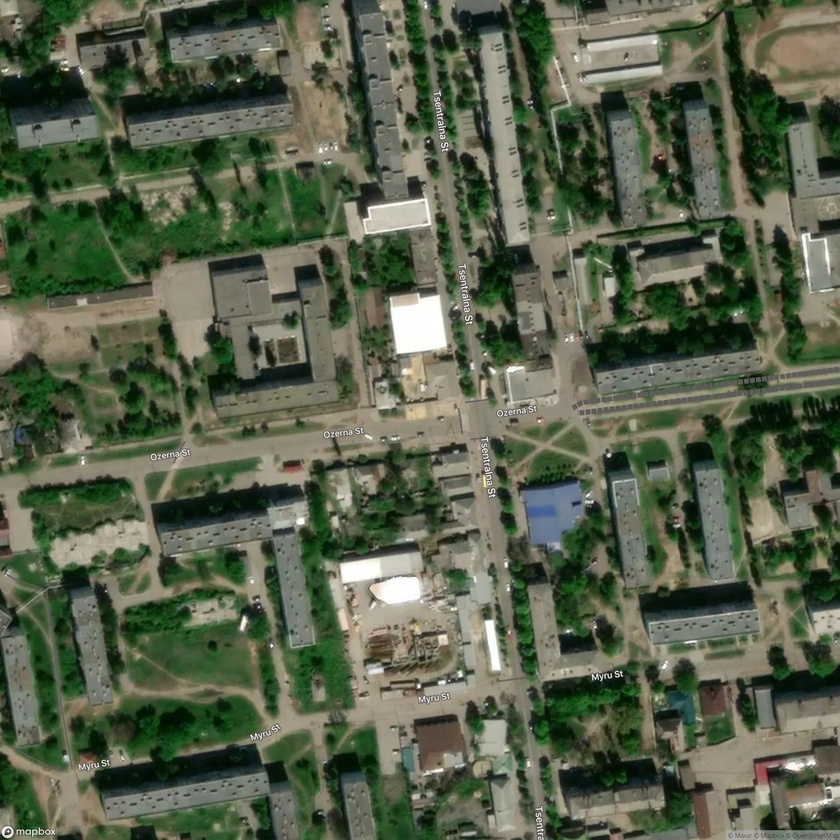
#> input picture MKR/earth.jpg, 840 x 840 px, shrunk from 2560 x 2560 before the run
$ python MKR.py
#> lines starting #> are read from the running program, lines starting #| are printed output that depends on the picture; after the words box and inside, x2 and y2 are one past the last pixel; in counts of white or black regions, pixels touching at a corner belong together
import cv2
import numpy as np

img = cv2.imread("earth.jpg")
#> img is the input picture: shape (840, 840, 3); mean B, G, R 75, 96.3, 87.5

hsv = cv2.cvtColor(img, cv2.COLOR_BGR2HSV)
#> hsv: shape (840, 840, 3); mean H, S, V 42.4, 81, 98.5
h, s, v = cv2.split(hsv)

sat_boost = 3
s = np.clip(s.astype(np.float32) * sat_boost, 0, 255).astype(np.uint8)

hsv_boosted = cv2.merge([h, s, v])
#> hsv_boosted: shape (840, 840, 3); mean H, S, V 42.4, 183, 98.5
img_saturated = cv2.cvtColor(hsv_boosted, cv2.COLOR_HSV2BGR)
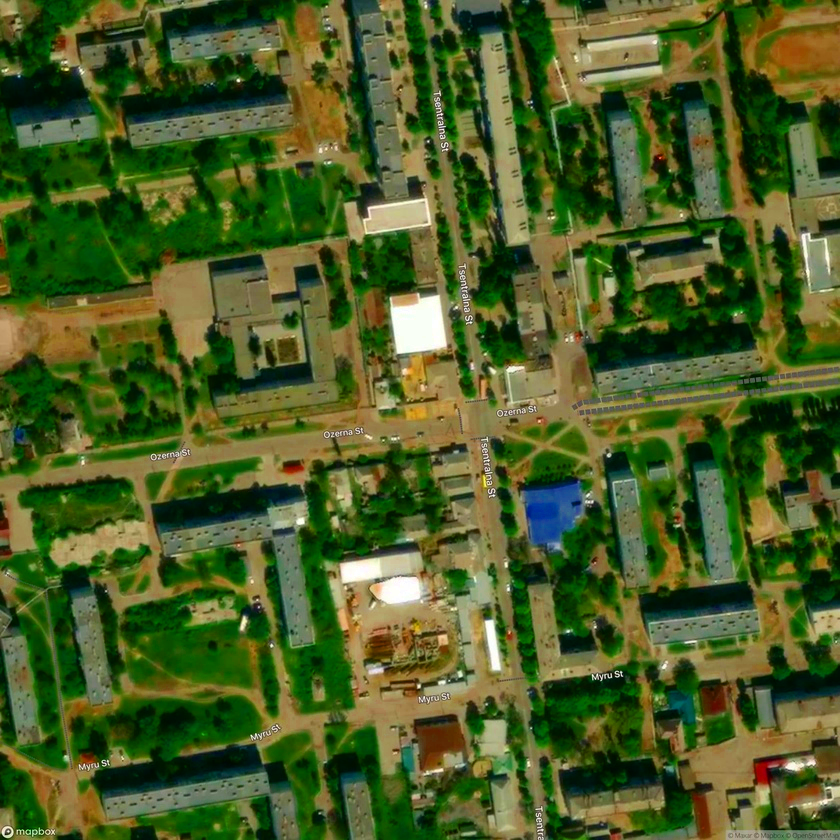
#> img_saturated: shape (840, 840, 3); mean B, G, R 38.3, 92.1, 74.7

img_blur = cv2.GaussianBlur(img_saturated, (7, 7), 2)

H0, S0, V0 = 120.0, 200.0, 200.0

ref_hsv = np.uint8([[[int(H0), int(S0), int(V0)]]])
ref_bgr = cv2.cvtColor(ref_hsv, cv2.COLOR_HSV2BGR)[0, 0]

ref_patch = np.full((100, 100, 3), ref_bgr, dtype=np.uint8)
cv2.imwrite("reference_color_patch.png", ref_patch)
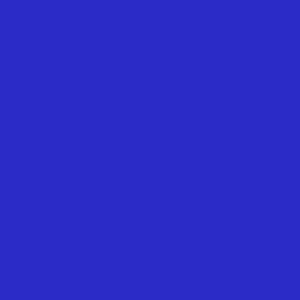
#> saved as reference_color_patch.png: shape (100, 100, 3) (shown 3 times larger); mean B, G, R 200, 43, 43

hsv2 = cv2.cvtColor(img_blur, cv2.COLOR_BGR2HSV).astype(np.float32)
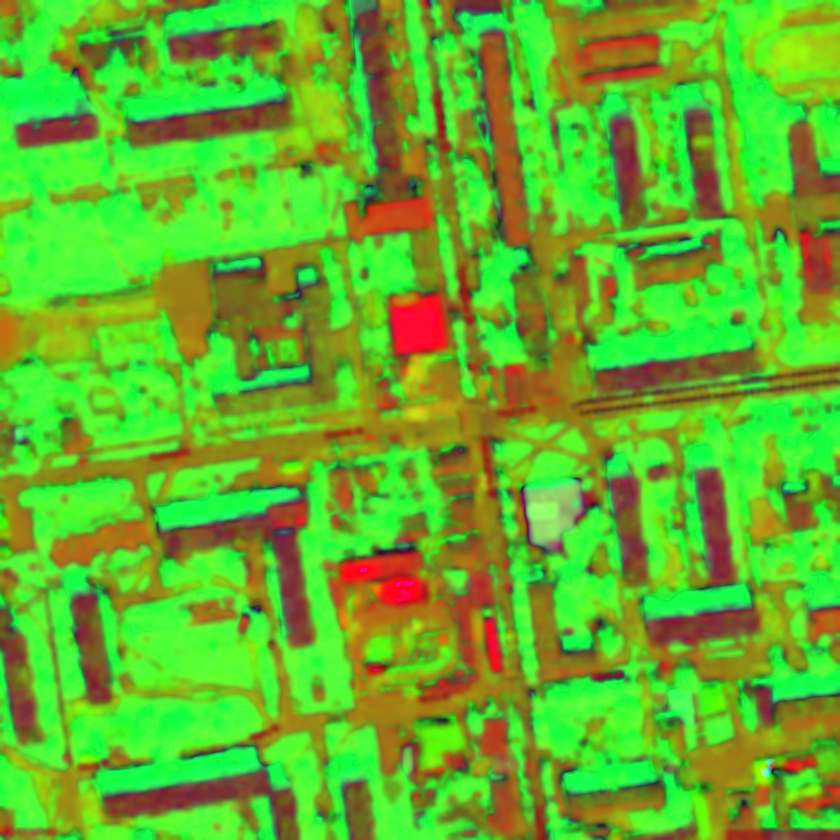
#> hsv2: shape (840, 840, 3) float32; mean B, G, R 42.3, 179.3, 98

H = hsv2[:, :, 0]
S = hsv2[:, :, 1]
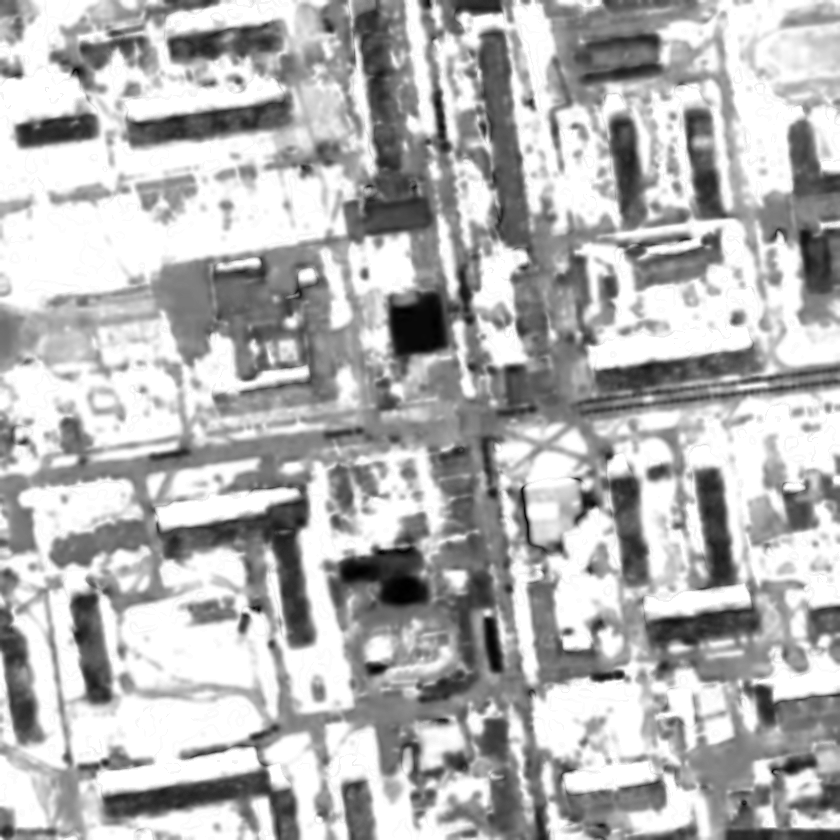
#> S: shape (840, 840) float32; min 0, max 255, mean 179.1
V = hsv2[:, :, 2]

dH = H - H0
dS = S - S0
dV = V - V0

dist_sq = dH**2 + dS**2 + dV**2
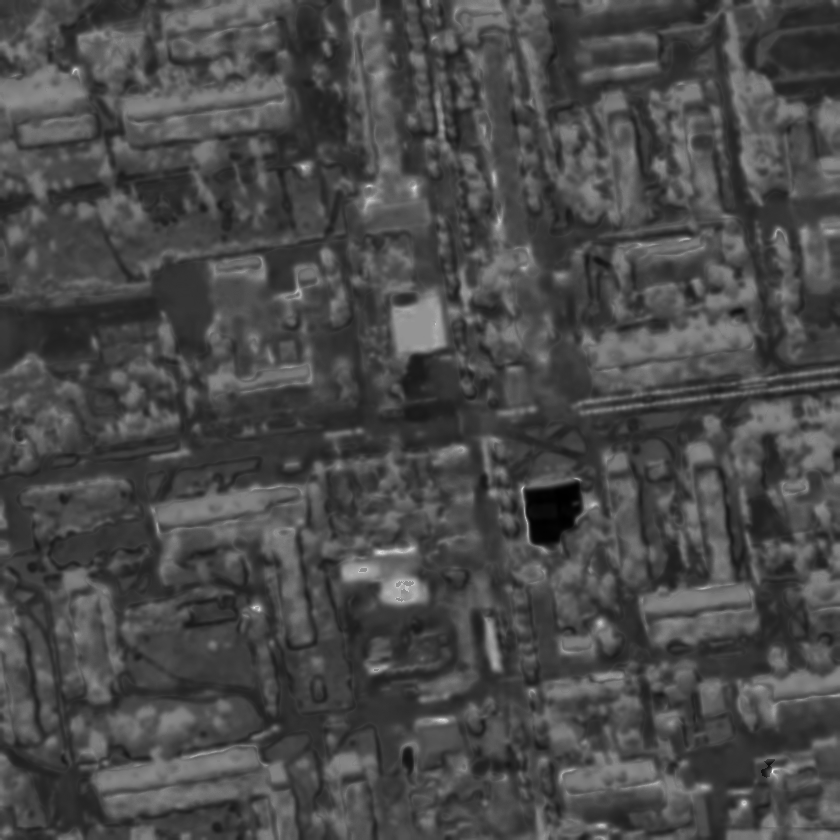
#> dist_sq: shape (840, 840) float32; min 2353, max 74510, mean 23392.7; drawn with min black and max white

threshold = 90.0
threshold_sq = threshold**2

blue_mask = (dist_sq < threshold_sq).astype(np.uint8) * 255
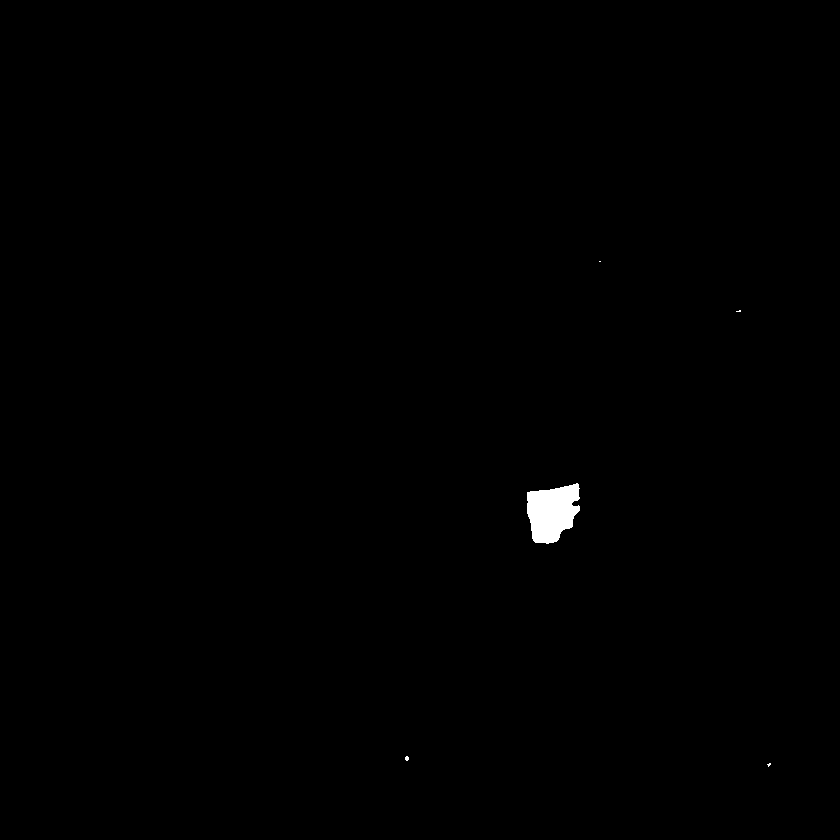
#> blue_mask: shape (840, 840); 0.34% white; 5 white regions (4 under 20 px), largest, box (x1, y1, x2, y2) and area: (527, 483, 580, 544) 2350

gray = cv2.cvtColor(img_saturated, cv2.COLOR_BGR2GRAY)
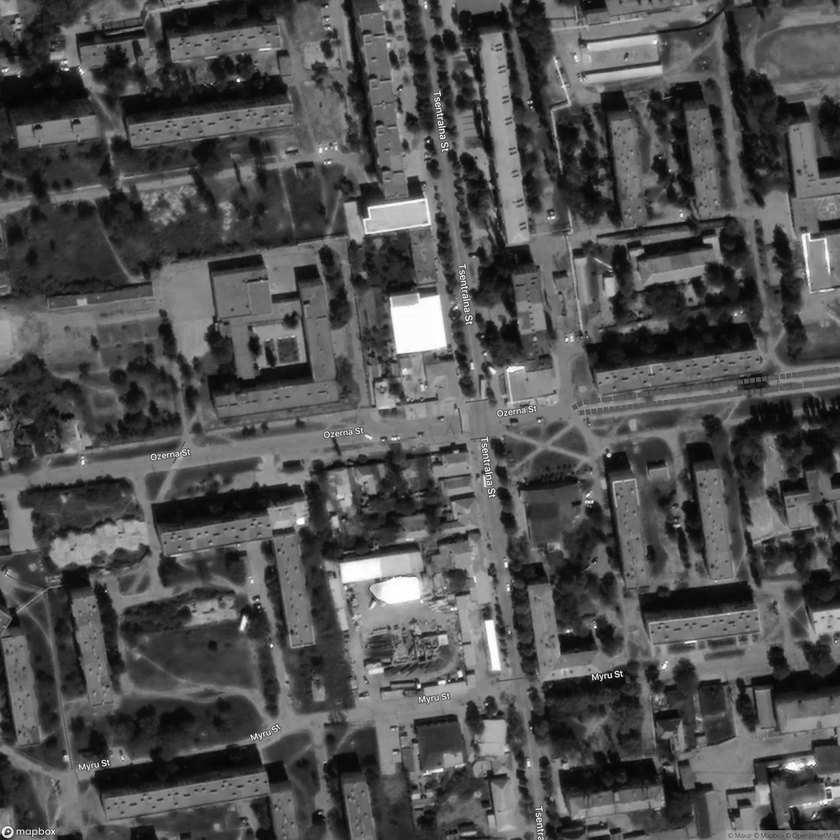
#> gray: shape (840, 840); min 1, max 255, mean 80.7
gray_bgr = cv2.cvtColor(gray, cv2.COLOR_GRAY2BGR)

mask_3ch = cv2.merge([blue_mask, blue_mask, blue_mask]).astype(np.float32) / 255.0

color_part = img_saturated.astype(np.float32) * mask_3ch
gray_part  = gray_bgr.astype(np.float32) * (1.0 - mask_3ch)

result = np.clip(color_part + gray_part, 0, 255).astype(np.uint8)

cv2.imwrite("step1.jpg", img_saturated)
cv2.imwrite("step2.jpg", img_blur)
cv2.imwrite("step3.jpg", blue_mask)
cv2.imwrite("step4.jpg", result)
